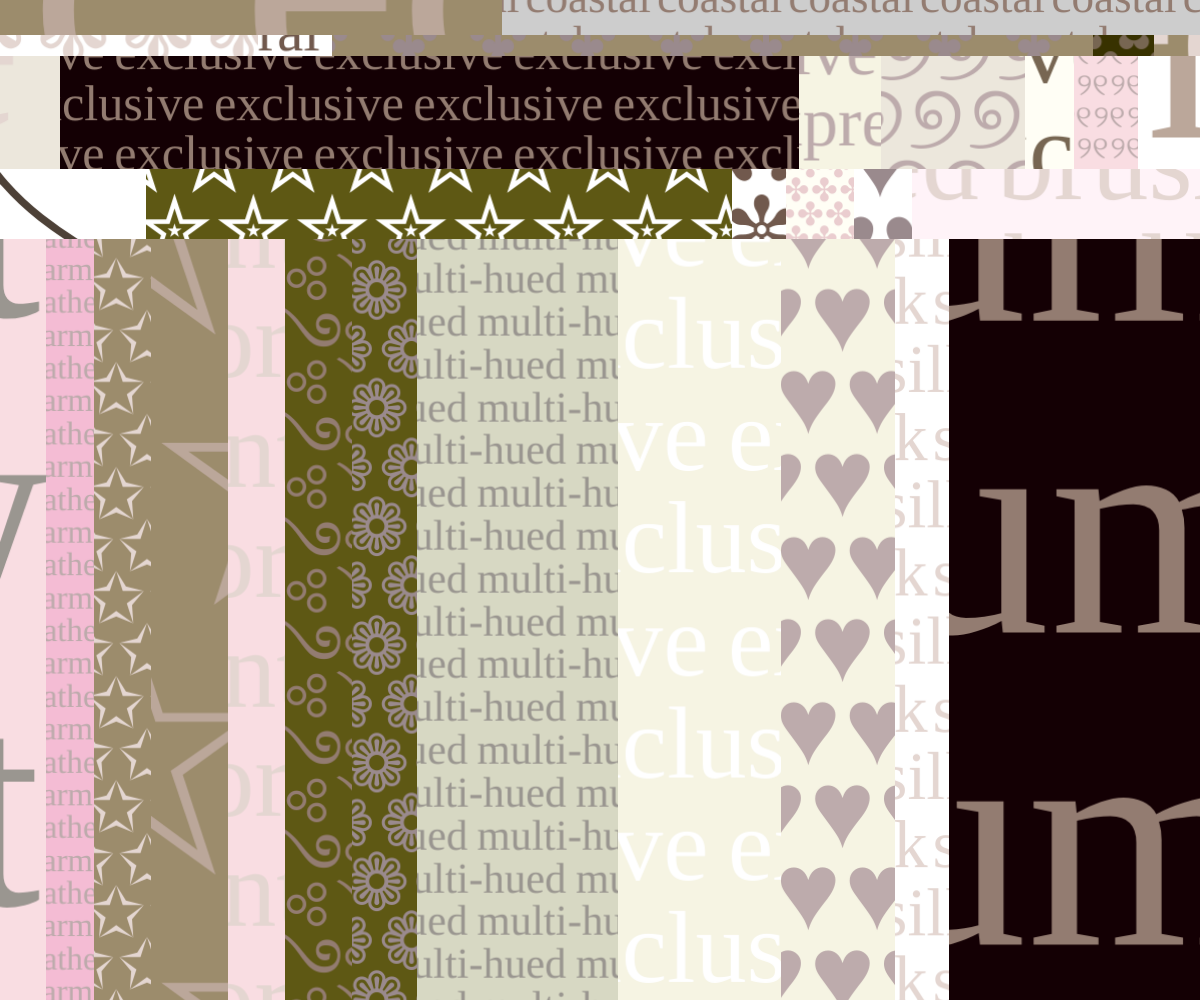
Frame 1 (no input)
Frame 60 (no input): identical to frame 1, image omitted
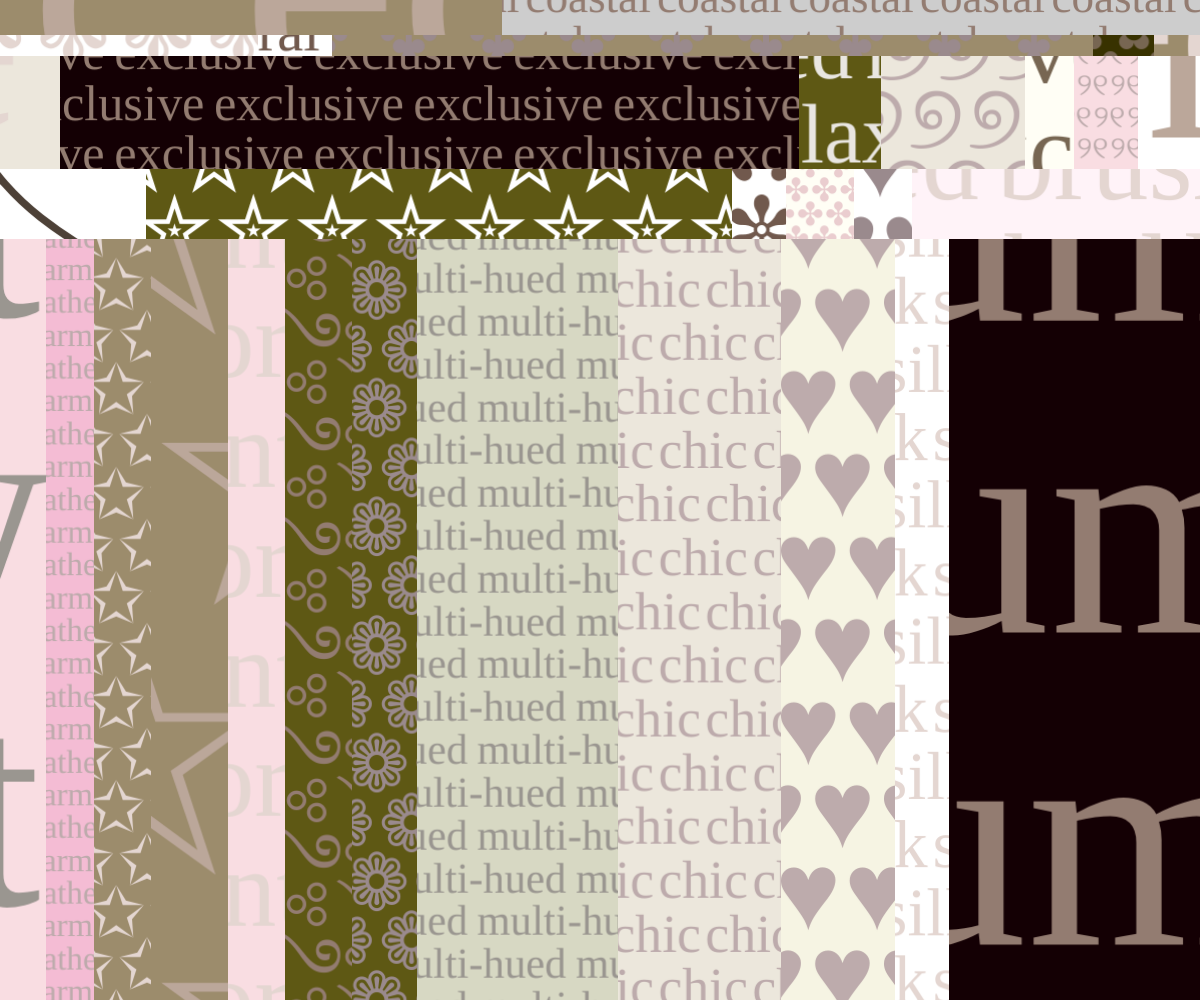
Frame 120 (the mouse pressed at the canvas centre since frame 60)

The p5.js sketch that drew these frames (run headless with seeded random() and noise() and a simulated clock; from frame 60 on, the mouse is pressed at the canvas centre):

// p5.js sketch
// ── sketch.js
/* 
* dress code
* Maya Man (mayaontheinter.net)
*/
let chars = ["❁", "༄ؘ", "♥", "୨୧", "＊", "༺", "♡", "ꔫ", "༶", "✿", "✼", "☆", "𐐪𐑂", "✧", "❀", "✣", "୭", "✮", "𓏲", "❅", "✥", "✤", "❃", "✫", "✩"];
// let chars = ["༺♥༻"];
let charArray = [];
let gucciWords = [];

// 4 fun
let blacknwhite = ["#000000", "#ffffff"];
let silvers = ["#d1c6b5", "#aa9e8b", "#e3d9cd", "#ffffff", "#FFC8E3", "#38323a", "#113820"];
let girlblogger = ["#4D4137", "#E4D6D1", "#937C71", "#71594D", "#BBA79A", "#776652", "#9A9690", "#9A8A8D", "#BDABAC", "#EACDCF", "#DCBFB7", "#E9E6E1", "#FFFFFF"];

// sandy
let apple = ["#545665", "#dcc0cf", "#f4f4f4", "#fcf3f4", "#f4f4df"];
let polly = ["#da5748", "#744864", "#72242a", "#5f3f47", "#302c4d"];
let nussbaum = ["#959379", "#cbd0c8", "#414429", "#666d3f", "#5e5814", "#e2c9d0"];
let skate = ["#847c7c", "#040404", "#deaebc", "#14140c", "#14141c"];
let jelly = ["#84649c", "#8c5cb4", "#be81b4", "#7c3464", "#d4cedf"];
let collector = ["#d8d3d1", "#efece4", "#8c9cb4", "#ece4e6", "#fcfcf4", "#8c9cb4"];
let tuxedo = ["#c4cccf", "#252a34", "#363539", "#88b8dd", "#fcf4f8"];

// ashley
let armwarmers = ["#cc7689", "#f7c5c7", "#c0bfb7", "#e3d7e6", "#0c0c0f"];
let strawberries = ["#c9d4c3", "#f6f4e3", "#fc8cac", "#c9ecd0", "#dc7484"];
let sadteddies = ["#9f8180", "#a7b672", "#b6a770", "#ac8474"];
let patchwork = ["#e0a0a7", "#ada8cb", "#fcf1f1", "#eceded"];
let cardigan = ["#966a54", "#58855c", "#fa91a4", "#fc5484", "#c27c73"]; // Kind of ugly

// simone
let ruffle = ["#ececec", "#d6c1b9", "#7484b0", "#b7b4c0", "#dce0ee"];
let mint = ["#c0c2b5", "#dae2cf", "#767474", "#b4ccb4", "#ecf0e8"];
let peplum = ["#9c8c6c", "#f4f1eb", "#e5e4dc", "#ecf4ef", "#ecece4"];

// cecilie
let beth = ["#caae96", "#d1cfc2", "#d0e2e0", "#f4f4fc", "#f4fcf8"];
let alexandra = ["#322f30", "#717474", "#d1d4d6", "#e6ccc4", "#e9dcdc", "#d0857a", "#eca8a5"];
let gianna = ["#f4d4d3", "#f4d4dc", "#d49c74", "#dc7474", "#f4bcd4"];

// molly
let myla = ["#ead8dd", "#c11e3e", "#deb6b3", "#c42c64", "#f4f4ec"];
let luke = ["#d9cec0", "#997989", "#ece4e4", "#e6ccc4", "#f4ecef"];
let lewis = ["#80181f", "#2c4f30", "#fcebf0", "#ecece4", "#ececf4"];

// let colorOptions = [girlblogger, myla, luke, lewis, gianna, alexandra, beth, mint, peplum, ruffle, cardigan, patchwork, sadteddies, silvers, blacknwhite, apple, polly, nussbaum, skate, jelly, collector, tuxedo, armwarmers, strawberries];
let colorOptions = [girlblogger];

let backgroundColors = ["#D7D8C3", "#F6F4E3", "#F4BCD4", "#9C8C6C", "#5E5814", "#F9DDE2", "#FFFEF5", "#FFF3F8", "#ECE7DC", "#FFFFFF", "#140004", "#383200", "#CDCDCD"];
let currentPalette = apple;
let sparkles2reset;
let grids = [];
let myCanvas;
let timer = 0;
let resetInterval = 111 + Math.floor(Math.random() * 1111);
// let resetInterval = 100;
let scalar;
let code2000;
let notoemoji;

let adjectives = [
  "emblematic",
  "signature",
  "leisurely",
  "summer",
  "warm-weather",
  "heritage",
  "vibrant",
  "ever-changing",
  "reflective",
  "custom-made",
  "archival",
  "bamboo",
  "iconic",
  "contemporary",
  "royal",
  "aluminum",
  "custom",
  "corseted",
  "minimalist",
  "equestrian-inspired",
  "special",
  "unique",
  "heritage",
  "ephemeral",
  "handcrafted",
  "exclusive",
  "precious",
  "exquisite",
  "ultra-thin",
  "colorful",
  "playful",
  "nautical",
  "sophisticated",
  "natural",
  "luminous",
  "multicultural",
  "historic",
  "wondrous",
  "vintage-inspired",
  "versatile",
  "maxi",
  "eternal",
  "embroidered",
  "silk",
  "eclectic",
  "naturalistic",
  "intangible",
  "dynamic",
  "energetic",
  "personal",
  "matching",
  "quilted",
  "relaxed",
  "classic",
  "star-shaped",
  "diamond-encrusted",
  "sequin-embroidered",
  "soft",
  "unexpected",
  "sartorial",
  "magnetic",
  "open-hearted",
  "recognizable",
  "exuberant",
  "tactile",
  "one-of-a-kind",
  "airy",
  "open-hearted",
  "loving",
  "exceptional",
  "unstructured",
  "voluminous",
  "pleated",
  "joyous",
  "whimsical",
  "fanciful",
  "retro",
  "kaleidoscopic",
  "expressive",
  "candid",
  "high-contrast",
  "radiant",
  "metropolitan",
  "coastal",
  "wonderful",
  "velvet",
  "floral-printed",
  "ruffle-trimmed",
  "squiggle-bordered",
  "legendary",
  "historical",
  "acclaimed",
  "lasting",
  "imaginative",
  "bright",
  "ready-to-wear",
  "delicate",
  "lightweight",
  "limited-edition",
  "dream-like",
  "perfect",
  "warm",
  "magical",
  "ethereal",
  "joy-fuelled",
  "glossy",
  "romantic",
  "decorative",
  "powerful",
  "oversize",
  "timeless",
  "embossed",
  "oversized",
  "embellished",
  "distinctive",
  "fluorescent",
  "festive",
  "satin",
  "silk",
  "suede",
  "metallic",
  "chunky",
  "authentic",
  "opulent",
  "surreal",
  "simple",
  "unconventional",
  "knitted",
  "sheer",
  "transparent",
  "belted",
  "hypnotizing",
  "imaginary",
  "shiny",
  "crystal",
  "textured",
  "metal",
  "tweed",
  "mysterious",
  "tailored",
  "silver-toned",
  "refined",
  "multi-hued",
  "light",
  "fresh",
  "tone-on-tone",
  "ornate",
  "lace",
  "puffed",
  "brushed",
  "supple",
  "geometric",
  "symbolic",
  "cinched",
  "tulle",
  "mythological",
  "checked",
  "ruffled",
  "over-the-knee",
  "mid-heel",
  "all-natural",
  "tweed",
  "jacquard",
  "georgette",
  "iridescent",
  "plush",
  "patent",
  "buckled",
  "leather",
  "studded",
  "glitter",
  "interlocking",
  "detachable",
  "evening",
  "wool",
  "sweet",
  "striped",
  "charmeuse",
  "beaded",
  "crêpe",
  "pearl-embroidered",
  "cashmere",
  "patched",
  "exotic",
  "feminine",
  "double-breasted",
  "chiffon",
  "hand-sewn",
  "rose-tinted",
  "demure",
  "lurex",
  "candy-colored",
  "detailed",
  "chic",
  "irresistible",
  "everyday",
  "metaphorical",
  "crystal-embroidered",
  "luxury",
  "updated",
  "hand-painted"
];

console.log('num adjectives: ', adjectives.length);
console.log('num chars: ', chars.length);

let adjChars = adjectives.concat(chars).concat(chars).concat(chars).concat(chars).concat(chars).concat(chars);
// let adjChars = chars;

console.log(adjChars);
let fonts = [
  "cursive"]


let backgroundColorString = '#D7D8C3';
let words = [];

let layers = [];
let patches = [];
let appliques = [];
let offset = 100;
let minWidth, minHeight;
let currentNumApp = 0;
let numWordsToShow = 0;

function setup() {
  createCanvas(windowWidth, windowHeight);
  // background('#D7D8C3');
  textFont("cursive");
  resetPatchwork();

  appliques.push(new Applique(randChoice(adjectives), randChoice(girlblogger), randChoice(girlblogger)));

  smooth();
  noStroke();
  angleMode(DEGREES);
  // textAlign(CENTER);
}

function draw() {
  background(backgroundColorString);
  if (millis() - timer > resetInterval) {
    resetInterval = 111 + Math.floor(Math.random() * 1111);
    if (randomBool(0.1)) {
      replacePatch();
    } else {
      resetPatchwork();
    }
    timer = millis();
  }

  // if (frameCount % 60 == 0) {
  //   numWordsToShow++;

  //   if (numWordsToShow > words.length) {
  //     resetPatchwork();
  //     numWordsToShow = 0;
  //   }
  // }

  // for (let l = 0; l < layers.length; l++) {
  //   layers[l].draw();
  // }

  for (let p = 0; p < patches.length; p++) {
    let currentPatch = patches[p];
    currentPatch.draw();
    if (currentPatch.pg) {
      image(currentPatch.pg, currentPatch.x, currentPatch.y, currentPatch.w, currentPatch.h);
    }
  }
}

function randomBool(chance) {
  return (Math.random() >= chance);
}


class Applique {
  constructor(aText, aFill, aStroke) {
    this.text = aText;
    this.fill = aFill;
    this.stroke = aStroke;
    this.size = random(111, 222);
    this.x = random(width / 2);
    this.y = random(height / 2);
    this.counter = 0;
    this.currentCharIndex = 0;
    this.complete = false;
    this.deleting = false;
    this.font = randChoice(fonts);
    this.fin = false;
  }

  draw() {
    textSize(this.size);
    // fill(this.fill);
    // stroke(this.stroke);

    fill(255);
    // textStyle(BOLD);
    stroke(0);
    strokeWeight(10);
    strokeJoin(ROUND);
    textFont("serif");
    textAlign(LEFT, CENTER);
    text(this.text.substr(0, this.currentCharIndex).toUpperCase(), this.x, this.y);

    if (!this.complete) {
      this.counter++;
      if (this.counter % 10 == 0) {
        this.currentCharIndex++;
        if (this.currentCharIndex >= this.text.length + 10) {
          this.complete = true;
          this.deleting = true;
        }
      }
    } else if (this.complete && this.deleting) {
      this.counter++;
      if (this.counter % 10 == 0) {
        this.currentCharIndex--;
        if (this.currentCharIndex <= 0) {
          this.deleting = false;
          this.fin = true;
        }
      }
    } else if (this.fin) {
      this.complete = false;
      this.fin = false;
      this.text = randChoice(adjectives);
      this.x = random(width / 2);
      this.y = random(height / 2);
      this.currentCharIndex = 0;
    }

  }

  isComplete() {
    return this.complete;
  }
}

// class Layer {
//   constructor(patches) {
//     this.patches = patches;
//     this.numPatchesToShow = 0;
//     this.offset = 0;
//     this.rate = random(1, 10);
//     this.currentScale = 1;
//   }

//   draw() {
//     if (frameCount % 60 == 0) {
//       this.numPatchesToShow++;

//     }

//     this.offset++;
//     this.currentScale -= 0.001;
//     for (let p = 0; p < this.patches.length; p++) {
//       let currentPatch = this.patches[p];
//       currentPatch.draw();
//       if (currentPatch.pg) {
//         image(currentPatch.pg, currentPatch.x, currentPatch.y, currentPatch.w, currentPatch.h);
//       }
//     }
//   }
// }


class Patch {
  constructor(wText, wColor, posX, posY, pW, pH) {
    this.text = wText;
    this.color = color(wColor);
    this.r = red(this.color);
    this.g = green(this.color);
    this.b = blue(this.color);
    this.x = posX;
    this.y = posY;
    this.w = pW;
    this.h = pH;
    this.calculateSize();
    this.opacity = 255;
    this.opacityDecreaseRate = Math.random() / 2;
    this.pg = createGraphics(this.w, this.h);
    this.randomBackground = color(randChoice(backgroundColors));
    while (colorsEqual(this.color, this.randomBackground)) {
      this.randomBackground = color(randChoice(backgroundColors));
    }
    this.textWOffset = 1.05;
    this.counter = 0;
    this.counterDivider = 10 * Math.floor(Math.random() * 20);
    this.textStarting = this.size * -1;
    this.font = randChoice(fonts);
    this.pg.textFont(this.font);
    this.moves = randomBool(0.5);
    this.specialTextStyle = NORMAL;


    if (randomBool(0.9)) {
      this.specialTextStyle = BOLD;
    }

    if (randomBool(0.9)) {
      this.specialTextStyle = ITALIC;
    }

    if (randomBool(0.9)) {
      this.specialTextStyle = BOLDITALIC;
    }

    // Check if char vs word
    if (this.text.length <= 1) {
      this.isChar = true;
    } else {
      this.isChar = false;
    }
  }

  draw() {
    this.pg.background(this.randomBackground);
    this.pg.noStroke();
    this.pg.textSize(this.size);
    this.pg.textAlign(CENTER, CENTER);
    // this.pg.textStyle(this.specialTextStyle);
    let textW = this.pg.textWidth(this.text) * this.textWOffset;
    let textH = this.size;

    if (this.isChar) {
      textH = this.size * 0.75;
    }

    let startXVal = 0;

    let offset = false;
    for (let i = this.textStarting; i < this.w * 2 + textW; i += textW) {
      for (let j = startXVal; j < this.h + textH; j += textH) {
        this.pg.fill(this.r, this.g, this.b, this.opacity);
        if (offset) {
          this.pg.text(this.text, i - textW / 2, j);
        } else {
          this.pg.text(this.text, i, j);
        }
        offset = !offset;
      }
      offset = false;
    }

    this.counter++;
  }

  calculateSize() {
    if (randomBool(0.8)) {
      this.size = random(width / 5, width / 3);
    } else if (randomBool(0.1)) {
      this.size = random(width / 47, width / 10);
    } else {
      this.size = random(width / 200, width / 100);

    }
  }

  reset() {
    this.text = randChoice(adjectives);
    this.opacity = 255;
  }

  replace() {
    this.calculateSize();
    this.text = randChoice(adjChars).toLowerCase();
    this.color = randChoice(randChoice(colorOptions));
    this.r = red(this.color);
    this.g = green(this.color);
    this.b = blue(this.color);
    this.randomBackground = color(randChoice(backgroundColors));
    // this.randomBackground = color('#FAEDEF');
    while (colorsEqual(this.color, this.randomBackground)) {
      this.randomBackground = color(randChoice(backgroundColors));
    }
  }
}

function colorsEqual(color1, color2) {
  if (red(color1) == red(color2) && green(color1) == green(color2) && blue(color1) == blue(color2)) {
    return true;
  } else {
    return false;
  }
}


function resetPatchwork() {
  minWidth = width / 50;
  minHeight = height / 50;


  let currentW = 0;
  let currentH = 0;
  let newW = 0;

  maxWidth = determineMaxWidth();
  maxHeight = determineMaxHeight();
  let newH = minHeight + Math.random() * maxHeight;


  patches = [];
  while (currentH < height) {
    while (currentW < width) {
      maxWidth = determineMaxWidth();
      newW = minWidth + Math.random() * maxWidth;
      let last = false;
      if ((currentW + newW) > width) {
        newW = width - currentW;
        last = true;
      }
      patches.push(new Patch(randChoice(adjChars).toLowerCase(), color(randChoice(randChoice(colorOptions))), currentW, currentH, newW, newH));
      // patches.push(new Patch(randChoice(adjChars).toLowerCase(), color('#FAEDEF'), currentW, currentH, newW, newH));

      if (last) {
        currentW += newW;

      } else {
        currentW += newW - 1;
      }
    }
    currentW = 0;
    currentH += newH - 1;
    maxHeight = determineMaxHeight();
    newH = minHeight + Math.random() * maxHeight;
  }

  // layers[0] = new Layer(patches);
  // layers.push(new Layer(patches));
}

function determineMaxWidth() {
  let newMaxWidth = width;
  if (randomBool(0.7)) {
    newMaxWidth = width;
  } else if (randomBool(0.7)) {
    newMaxWidth = width / 5;
  } else {
    newMaxWidth = width / 20;
  }

  return newMaxWidth;
}

function determineMaxHeight() {
  let newMaxHeight = height;
  if (randomBool(0.7)) {
    newMaxHeight = height;
  } else if (randomBool(0.7)) {
    newMaxHeight = height / 5;
  } else {
    newMaxHeight = height / 10;
  }

  return newMaxHeight;
}

function windowResized() {
  resizeCanvas(windowWidth, windowHeight);
  resetPatchwork();
}

function randChoice(array) {
  return array[Math.floor(Math.random() * array.length)];
}

function mouseClicked() {
  // console.log("clicked!");
  // replacePatch();
}

function replacePatch() {
  let patchIndex = Math.floor(Math.random() * patches.length);
  let randPatch = patches[patchIndex];
  randPatch.replace();
}


// ── style.css
body {
  margin: 0;
  padding: 0;
  overflow: hidden;
}

canvas {
  position: relative;
  z-index: 1;
}
